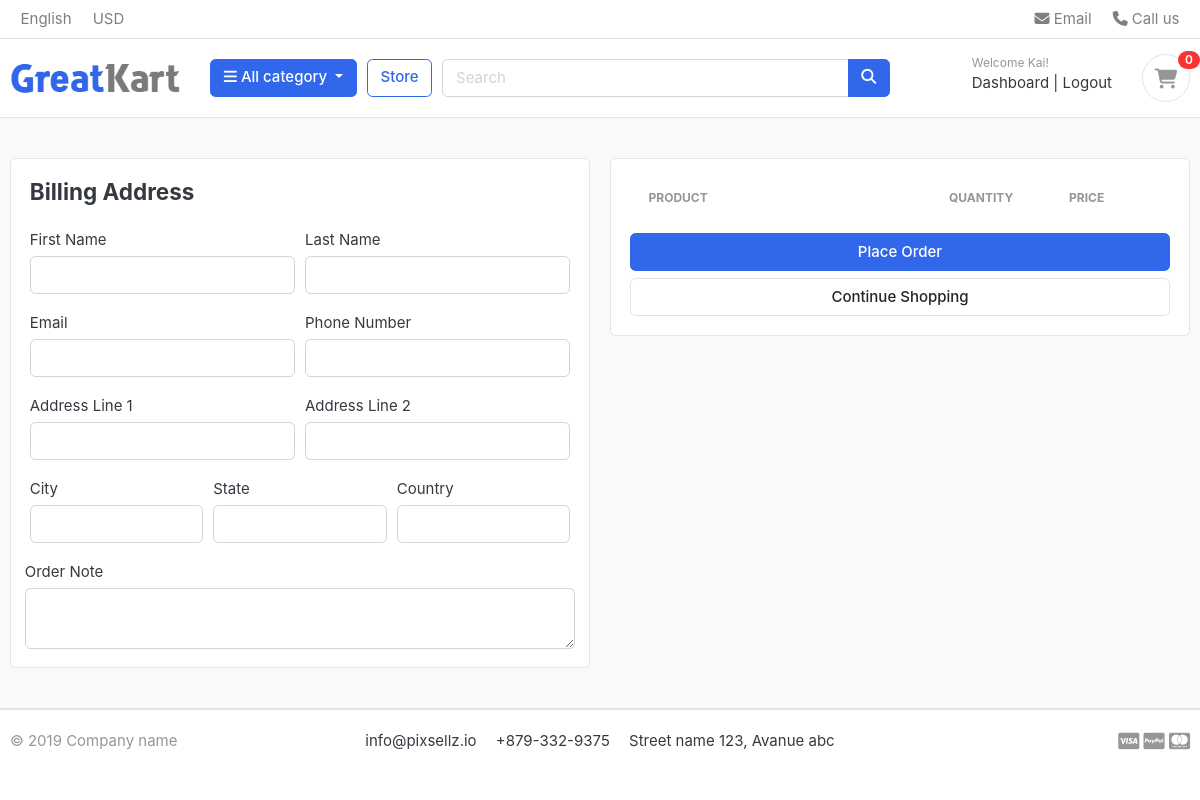
Page /cart/checkout/ (signed in) on the earlier database version.
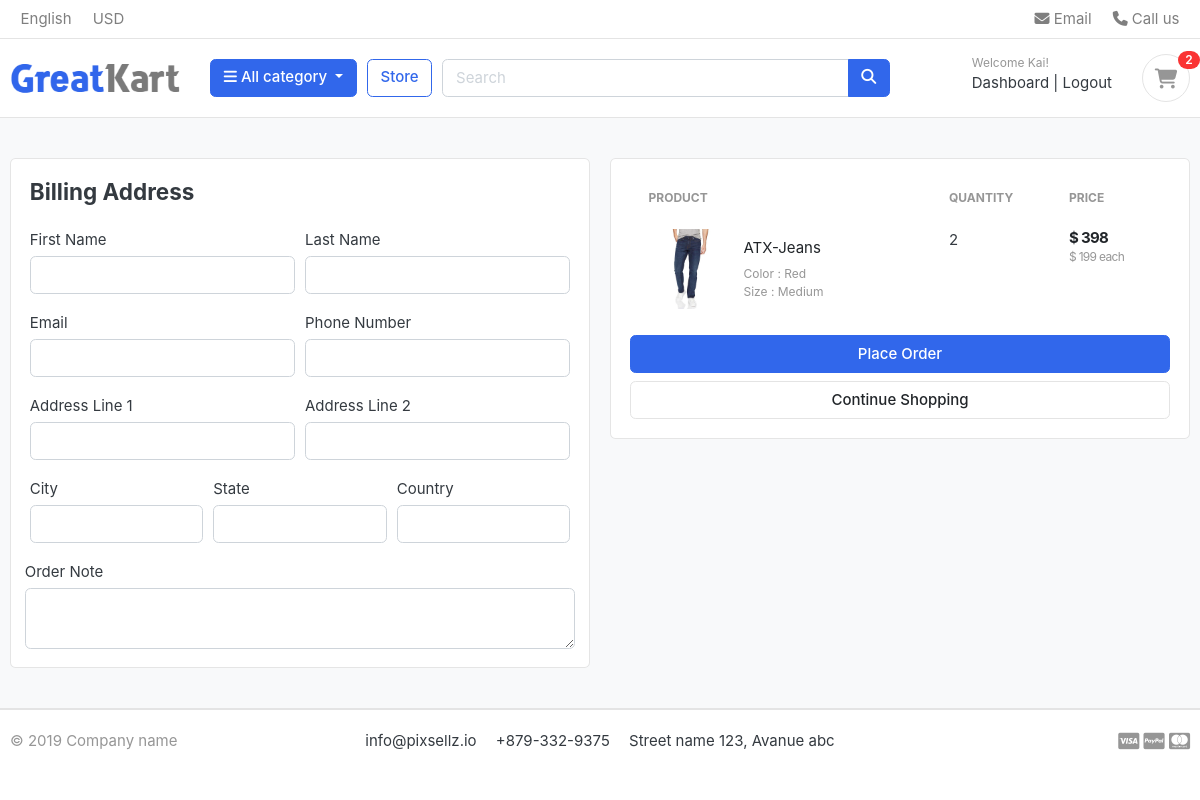
Same page on the later database version.
### carts/models.py (models this page shows, shortened)
class CartItem(models.Model):
    user = models.ForeignKey(Account, on_delete=models.CASCADE, null=True)
    product = models.ForeignKey(Product, on_delete=models.CASCADE)
    variations = models.ManyToManyField(Variation, blank=True)
    cart    = models.ForeignKey(Cart, on_delete=models.CASCADE, null=True)
    quantity = models.IntegerField()
    is_active = models.BooleanField(default=True)
    def sub_total(self):
        return self.product.price * self.quantity

### store/models.py (models this page shows, shortened)
class Product(models.Model):
    product_name    = models.CharField(max_length=200, unique=True)
    slug            = models.SlugField(max_length=200, unique=True)
    description     = models.TextField(max_length=500, blank=True)
    price           = models.IntegerField()
    images          = models.ImageField(upload_to='photos/products')
    stock           = models.IntegerField()
    is_available    = models.BooleanField(default=True)
    category        = models.ForeignKey(Category, on_delete=models.CASCADE)
    created_date    = models.DateTimeField(auto_now_add=True)
    modified_date   = models.DateTimeField(auto_now=True)
    def get_url(self):
        return reverse('product_detail', args=[self.category.slug, self.slug])

class Variation(models.Model):
    product = models.ForeignKey(Product, on_delete=models.CASCADE)
    variation_category = models.CharField(max_length=100, choices=variation_category_choice)
    variation_value     = models.CharField(max_length=100)
    is_active           = models.BooleanField(default=True)
    created_date        = models.DateTimeField(auto_now=True)
    objects = VariationManager()

### carts/views.py (the view)
# urls.py: path('checkout/', views.checkout, name='checkout'),
@login_required(login_url='login')
def checkout(request, total=0, quantity=0, cart_items=None):
    try:
        tax = 0
        grand_total = 0
        if request.user.is_authenticated:
            cart_items = CartItem.objects.filter(user=request.user, is_active=True)
        else:
            cart = Cart.objects.get(cart_id=_cart_id(request))
            cart_items = CartItem.objects.filter(cart=cart, is_active=True)
        for cart_item in cart_items:
            total += (cart_item.product.price * cart_item.quantity)
            quantity += cart_item.quantity
        tax = (8.5 * total)/100
        tax = round(tax, 2)
        grand_total = total + tax
    except ObjectDoesNotExist:
        pass
    context = {
        'total': total,
        'quantity': quantity,
        'cart_items': cart_items,
        'tax'       : tax,
        'grand_total': grand_total,
    }
    return render(request, 'store/checkout.html', context)

### carts/context_processors.py (called while the page is built)
def counter(request):
    cart_count = 0
    if 'admin' in request.path:
        return {}
    else:
        try:
            cart = Cart.objects.filter(cart_id=_cart_id(request))
            if request.user.is_authenticated:
                cart_items = CartItem.objects.all().filter(user=request.user)
            else:
                cart_items = CartItem.objects.all().filter(cart=cart[:1])
            for cart_item in cart_items:
                cart_count += cart_item.quantity
        except Cart.DoesNotExist:
            cart_count = 0
    return dict(cart_count=cart_count)

### carts/views.py (called while the page is built)
def _cart_id(request):
    cart = request.session.session_key
    if not cart:
        cart = request.session.create()
    return cart

### category/context_processors.py (called while the page is built)
def menu_links(request):
    links =  Category.objects.all()
    return dict(links=links)

### category/models.py (called while the page is built)
    def get_url(self):
        return reverse('products_by_category', args=[self.slug])

### templates/store/checkout.html (shortened to what the changed rows need)
{% extends 'base.html' %}
{% load static %}
{% block content %}
<section class="section-content padding-y bg">
	<div class="container">
		<div class="row">
			<aside class="col-lg-6">
				<div class="card">
					<div class="card-body">
                        <table class="table table-borderless table-shopping-cart">
                            <thead class="text-muted">
                                <tr class="small text-uppercase">
                                    <th scope="col">Product</th>
                                    <th scope="col" width="120">Quantity</th>
                                    <th scope="col" width="120">Price</th>
                                </tr>
                            </thead>
                            <tbody>
                                {% for cart_item in cart_items %}
                                <tr>
                                    <td>
                                        <figure class="itemside align-items-center">
                                            <div class="aside"><img src="{{ cart_item.product.images.url }}" class="img-sm">
                                            </div>
                                            <figcaption class="info">
                                                <a href="{{ cart_item.product.get_url }}" class="title text-dark">{{ cart_item.product.product_name }}</a>
                                                <p class="text-muted small">
                                                    {% if cart_item.variations.all %}
                                                        {% for item in cart_item.variations.all %}
                                                            {{ item.variation_category | capfirst }} : {{ item.variation_value | capfirst }} <br>
                                                        {% endfor %}
                                                    {% endif %}
                                                </p>
                                            </figcaption>
                                        </figure>
                                    </td>
                                    <td>
                                        <label for="">{{cart_item.quantity}}</label>
                                    </td>
                                    <td>
                                        <div class="price-wrap">
                                            <var class="price">$ {{cart_item.sub_total}}</var>
                                            <small class="text-muted"> $ {{cart_item.product.price}} each </small>
                                        </div>
                                    </td>
                                </tr>
                                {% endfor %}
                            </tbody>
                        </table>
					</div>
				</div>
			</aside>
		</div>
	</div>
</section>
{% endblock %}

### templates/includes/navbar.html (shortened to what this page needs)
{%load static%}
<header class="section-header">
    <nav class="navbar p-md-0 navbar-expand-sm navbar-light border-bottom">
        <div class="container">
            <div class="collapse navbar-collapse" id="navbarTop4">
                <ul class="navbar-nav mr-auto">
                    <li class="nav-item dropdown">
                        <a href="#" class="nav-link"> English </a>
                    </li>
                    <li class="nav-item dropdown">
                        <a href="#" class="nav-link"> USD </a>
                    </li>
                </ul>
                <ul class="navbar-nav">
                    <li><a href="#" class="nav-link"> <i class="fa fa-envelope"></i> Email </a></li>
                    <li><a href="#" class="nav-link"> <i class="fa fa-phone"></i> Call us </a></li>
                </ul>
            </div>
        </div>
    </nav>
    <section class="header-main border-bottom">
        <div class="container">
            <div class="row align-items-center">
                <div class="col-lg-2 col-md-3 col-6">
                    <a href="{%url 'home'%}" class="brand-wrap">
                        <img class="logo" src="{%static './images/logo.png'%}">
                    </a>
                </div>
                <div class="col-lg col-sm col-md col-6 flex-grow-0">
                    <div class="category-wrap dropdown d-inline-block float-right">
                        <button type="button" class="btn btn-primary dropdown-toggle" data-toggle="dropdown">
                            <i class="fa fa-bars"></i> All category
                        </button>
                    </div>
                </div>
                <a href="{% url 'store'%}" class="btn btn-outline-primary">Store</a>
                <div class="col-lg  col-md-6 col-sm-12 col">
                    <form action="{% url 'search' %}" class="search" method="GET">
                        <div class="input-group w-100">
                            <input type="text" class="form-control" style="width:60%;" placeholder="Search"
                                name="keyword">
                            <div class="input-group-append">
                                <button class="btn btn-primary" type="submit">
                                    <i class="fa fa-search"></i>
                                </button>
                            </div>
                        </div>
                    </form>
                </div>
                <div class="col-lg-3 col-sm-6 col-8 order-2 order-lg-3">
                    <div class="d-flex justify-content-end mb-3 mb-lg-0">
                        {% if user.id is None %}
                        <div class="widget-header">
                            <small class="title text-muted">Welcome guest!</small>
                            <div>
                                <a href="{% url 'login' %}">Sign in</a> <span class="dark-transp"> | </span>
                                <a href="{% url 'register' %}"> Register</a>
                            </div>
                        </div>
                        {% else %}
                        <div class="widget-header">
                            <small class="title text-muted">Welcome {{user.first_name}}!</small>
                            <div>
                                <a href="{% url 'dashboard' %}">Dashboard</a> <span class="dark-transp"> | </span>
                                <a href="{% url 'logout' %}"> Logout</a>
                            </div>
                        </div>
                        {% endif %}
                        <a href="{% url 'cart' %}" class="widget-header pl-3 ml-3">
                            <div class="icon icon-sm rounded-circle border"><i class="fa fa-shopping-cart"></i></div>
                            <span class="badge badge-pill badge-danger notify">{{cart_count}}</span>
                        </a>
                    </div>
                </div>
            </div>
        </div>
    </section>
</header>

Differences in the rows shown:
added CartItem: product.images (picture), product.product_name "ATX-Jeans", quantity "2", sub_total "398", product.price "199"
now on this page (row unchanged): Variation: variation_category "Color", variation_value "Red"
now on this page (row unchanged): Variation: variation_category "Size", variation_value "Medium"
Other differences:
{{ cart_count }}: "0" → "2"
